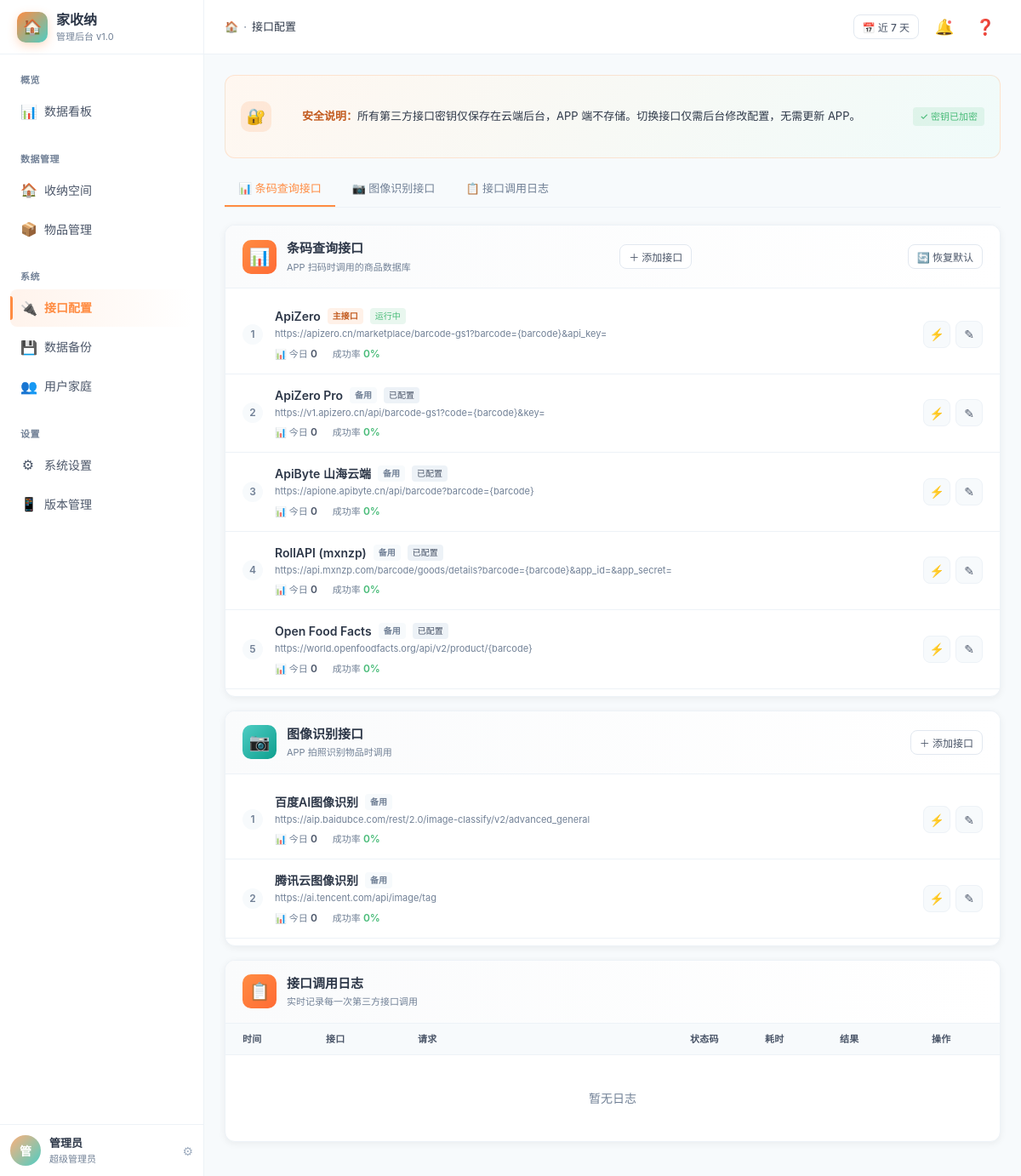
Screenshot of /web-admin/index.php?p=api-config (signed in) with the database file from the repository.
### tables this page shows
CREATE TABLE IF NOT EXISTS `sys_user` (
    `id` INT UNSIGNED NOT NULL AUTO_INCREMENT,
    `username` VARCHAR(50) NOT NULL COMMENT '用户名',
    `password` VARCHAR(255) NOT NULL COMMENT '密码(bcrypt)',
    `nickname` VARCHAR(50) DEFAULT '' COMMENT '昵称',
    `phone` VARCHAR(20) DEFAULT '' COMMENT '手机号',
    `avatar` VARCHAR(255) DEFAULT '' COMMENT '头像路径',
    `role` TINYINT NOT NULL DEFAULT 2 COMMENT '角色: 1=管理员 2=普通用户',
    `status` TINYINT NOT NULL DEFAULT 1 COMMENT '状态: 0=禁用 1=正常',
    `token` VARCHAR(255) DEFAULT '' COMMENT 'JWT Token',
    `token_expire` INT UNSIGNED DEFAULT 0 COMMENT 'Token过期时间戳',
    `last_login_time` INT UNSIGNED DEFAULT 0 COMMENT '最后登录时间',
    `last_login_ip` VARCHAR(45) DEFAULT '' COMMENT '最后登录IP',
    `created_at` INT UNSIGNED NOT NULL COMMENT '创建时间',
    `updated_at` INT UNSIGNED NOT NULL COMMENT '更新时间',
    PRIMARY KEY (`id`),
    UNIQUE KEY `uk_username` (`username`),
    KEY `idx_phone` (`phone`)
);

CREATE TABLE IF NOT EXISTS `api_config` (
    `id` INT UNSIGNED NOT NULL AUTO_INCREMENT,
    `type` VARCHAR(30) NOT NULL COMMENT '接口类型: barcode/image',
    `name` VARCHAR(100) NOT NULL COMMENT '服务商名称',
    `api_url` VARCHAR(500) NOT NULL COMMENT '接口地址',
    `api_key` VARCHAR(255) DEFAULT '' COMMENT 'API Key',
    `api_secret` VARCHAR(255) DEFAULT '' COMMENT 'API Secret',
    `extra_params` TEXT COMMENT '额外参数(JSON)',
    `is_active` TINYINT NOT NULL DEFAULT 0 COMMENT '是否启用',
    `priority` INT NOT NULL DEFAULT 0 COMMENT '优先级(越大越优先)',
    `total_calls` INT UNSIGNED NOT NULL DEFAULT 0 COMMENT '总调用次数',
    `success_calls` INT UNSIGNED NOT NULL DEFAULT 0 COMMENT '成功次数',
    `last_call_time` INT UNSIGNED DEFAULT 0 COMMENT '最后调用时间',
    `created_at` INT UNSIGNED NOT NULL COMMENT '创建时间',
    `updated_at` INT UNSIGNED NOT NULL COMMENT '更新时间',
    PRIMARY KEY (`id`),
    KEY `idx_type_active` (`type`, `is_active`)
);

### web-admin/index.php (called while the page is built, shortened)
<?php
require __DIR__ . '/layout.php';

### web-admin/pages/api-config.php (the view, shortened to what this page needs)
<?php
$db = getDB();
$barcodeApis = $db->query("SELECT * FROM api_config WHERE type = 'barcode' ORDER BY priority DESC")->fetchAll();
$imageApis = $db->query("SELECT * FROM api_config WHERE type = 'image' ORDER BY priority DESC")->fetchAll();
$logs = $db->query("SELECT * FROM api_log ORDER BY created_at DESC LIMIT 20")->fetchAll();
?>
<div class="alert-banner">
    <div class="icon">🔐</div>
    <div class="content">
        <strong>安全说明：</strong>所有第三方接口密钥仅保存在云端后台，APP 端不存储。切换接口仅需后台修改配置，无需更新 APP。
    </div>
    <span class="tag tag-green" style="font-size:11px">✓ 密钥已加密</span>
</div>
<div class="tabs">
    <div class="tab active">📊 条码查询接口</div>
    <div class="tab">📷 图像识别接口</div>
    <div class="tab">📋 接口调用日志</div>
</div>
<div class="api-card">
    <div class="api-card-header">
        <div class="api-card-title">
            <div class="api-icon barcode">📊</div>
            <div>
                <h3>条码查询接口</h3>
                <p>APP 扫码时调用的商品数据库</p>
            </div>
        </div>
        <button class="btn btn-outline btn-sm" onclick="showAddApi('barcode')">＋ 添加接口</button>
        <form method="POST" style="display:inline;margin-left:8px">
            <button type="submit" class="btn btn-outline btn-sm" onclick="return confirm('将删除所有现有接口并恢复默认配置，确定继续？')">🔄 恢复默认</button>
        </form>
    </div>
    <div class="channel-list">
        <?php foreach ($barcodeApis as $idx => $api): ?>
        <div class="channel-item">
            <div class="channel-rank"><?= $idx + 1 ?></div>
            <div class="channel-info">
                <div class="channel-name">
                    <?= htmlspecialchars($api['name']) ?>
                    <?php if ($api['is_active']): ?>
                        <span class="badge-main">主接口</span>
                    <?php else: ?>
                        <span class="badge-backup">备用</span>
                    <?php endif; ?>
                    <?php if ($api['is_active']): ?>
                        <span class="tag tag-green" style="font-size:10px;padding:2px 6px">运行中</span>
                    <?php else: ?>
                        <span class="tag tag-gray" style="font-size:10px;padding:2px 6px">已配置</span>
                    <?php endif; ?>
                </div>
                <div class="channel-desc"><?= htmlspecialchars($api['api_url']) ?></div>
                <div class="channel-stats">
                    <span>📊 今日 <strong><?= $api['total_calls'] ?></strong></span>
                    <span>成功率 <strong class="green"><?= $api['total_calls'] > 0 ? round($api['success_calls']/$api['total_calls']*100) : 0 ?>%</strong></span>
                </div>
            </div>
            <div class="channel-actions">
                <form method="POST" style="display:inline">
                    <button type="submit" class="icon-mini" title="测试连接">⚡</button>
                </form>
                <div class="icon-mini" title="编辑" onclick="toggleEdit(<?= $api['id'] ?>)">✎</div>
            </div>
        </div>
        <?php endforeach; ?>
    </div>
</div>
<div class="api-card">
    <div class="api-card-header">
        <div class="api-card-title">
            <div class="api-icon image">📷</div>
            <div>
                <h3>图像识别接口</h3>
                <p>APP 拍照识别物品时调用</p>
            </div>
        </div>
        <button class="btn btn-outline btn-sm" onclick="showAddApi('image')">＋ 添加接口</button>
    </div>
    <div class="channel-list">
        <?php foreach ($imageApis as $idx => $api): ?>
        <div class="channel-item">
            <div class="channel-rank"><?= $idx + 1 ?></div>
            <div class="channel-info">
                <div class="channel-name">
                    <?= htmlspecialchars($api['name']) ?>
                    <?php if ($api['is_active']): ?>
                        <span class="badge-main">主接口</span>
                    <?php else: ?>
                        <span class="badge-backup">备用</span>
                    <?php endif; ?>
                </div>
                <div class="channel-desc"><?= htmlspecialchars($api['api_url']) ?></div>
                <div class="channel-stats">
                    <span>📊 今日 <strong><?= $api['total_calls'] ?></strong></span>
                    <span>成功率 <strong class="green"><?= $api['total_calls'] > 0 ? round($api['success_calls']/$api['total_calls']*100) : 0 ?>%</strong></span>
                </div>
            </div>
            <div class="channel-actions">
                <form method="POST" style="display:inline">
                    <button type="submit" class="icon-mini" title="测试连接">⚡</button>
                </form>
                <div class="icon-mini" title="编辑" onclick="toggleEdit(<?= $api['id'] ?>)">✎</div>
            </div>
        </div>
        <?php endforeach; ?>
    </div>
</div>
<div class="api-card">
    <div class="api-card-header">
        <div class="api-card-title">
            <div class="api-icon barcode">📋</div>
            <div>
                <h3>接口调用日志</h3>
                <p>实时记录每一次第三方接口调用</p>
            </div>
        </div>
    </div>
    <div class="log-table">
        <div class="log-row head">
            <div>时间</div>
            <div>接口</div>
            <div>请求</div>
            <div>状态码</div>
            <div>耗时</div>
            <div>结果</div>
            <div>操作</div>
        </div>
        <?php if (empty($logs)): ?>
        <div style="padding:40px;text-align:center;color:#718096">暂无日志</div>
        <?php else: foreach ($logs as $log): ?>
        <div class="log-row" style="<?= $log['status'] ? '' : 'background:rgba(245,101,101,.04)' ?>">
            <div style="font-family:monospace;color:#718096"><?= date('H:i:s', $log['created_at']) ?></div>
            <div><span class="log-method"><?= strtoupper($log['type'] ?? 'GET') ?></span></div>
            <div style="font-size:11px;font-family:monospace;color:#4A5568;overflow:hidden;text-overflow:ellipsis;white-space:nowrap"><?= htmlspecialchars($log['request_url'] ?? '-') ?></div>
            <div style="font-family:monospace"><strong><?= $log['status'] ? '200' : '500' ?></strong></div>
            <div style="font-family:monospace;color:<?= ($log['duration'] ?? 0) < 500 ? '#48BB78' : '#ED8936' ?>"><?= $log['duration'] ?? 0 ?>ms</div>
            <div><span class="log-status <?= $log['status'] ? 'success' : 'failed' ?>"><?= $log['status'] ? '✓ 成功' : '✗ 失败' ?></span></div>
            <div>-</div>
        </div>
        <?php endforeach; endif; ?>
    </div>
</div>

### web-admin/layout.php (shortened to what this page needs)
<?php
$db = getDB();
$admin = $db->prepare("SELECT * FROM sys_user WHERE id = ?");
$admin->execute([$_SESSION['admin_id']]);
$admin = $admin->fetch();
$currentPage = $_GET['p'] ?? 'dashboard';
$navGroups = [
    '概览' => [
        ['p' => 'dashboard', 'icon' => '📊', 'label' => '数据看板'],
    ],
    '数据管理' => [
        ['p' => 'spaces', 'icon' => '🏠', 'label' => '收纳空间'],
        ['p' => 'items', 'icon' => '📦', 'label' => '物品管理'],
    ],
    '系统' => [
        ['p' => 'api-config', 'icon' => '🔌', 'label' => '接口配置'],
        ['p' => 'backup', 'icon' => '💾', 'label' => '数据备份'],
        ['p' => 'users', 'icon' => '👥', 'label' => '用户家庭'],
    ],
    '设置' => [
        ['p' => 'settings', 'icon' => '⚙', 'label' => '系统设置'],
        ['p' => 'version', 'icon' => '📱', 'label' => '版本管理'],
    ],
];
$pageTitles = [
    'dashboard' => '数据看板',
    'items' => '物品管理',
    'spaces' => '收纳空间',
    'api-config' => '接口配置',
    'backup' => '数据备份',
    'users' => '用户家庭',
    'settings' => '系统设置',
    'version' => '版本信息',
];
$pageTitle = $pageTitles[$currentPage] ?? '管理后台';
?>
<!DOCTYPE html>
<html lang="zh-CN">
<head>
    <link rel="stylesheet" href="assets/css/common.css">
</head>
<body>
<div class="app">
    <aside class="sidebar">
        <div class="sidebar-header">
            <div class="sidebar-logo">🏠</div>
            <div>
                <div class="sidebar-title">家收纳</div>
                <div class="sidebar-subtitle">管理后台 v1.0</div>
            </div>
        </div>
        <nav class="sidebar-nav">
            <?php foreach ($navGroups as $groupTitle => $items): ?>
            <div class="nav-group">
                <div class="nav-group-title"><?= $groupTitle ?></div>
                <?php foreach ($items as $item): ?>
                <a class="nav-item <?= $currentPage === $item['p'] ? 'active' : '' ?>" href="?p=<?= $item['p'] ?>">
                    <span class="nav-icon"><?= $item['icon'] ?></span>
                    <span><?= $item['label'] ?></span>
                </a>
                <?php endforeach; ?>
            </div>
            <?php endforeach; ?>
        </nav>
        <div class="sidebar-footer">
            <div class="avatar"><?= mb_substr(htmlspecialchars($admin['nickname'] ?: $admin['username']), 0, 1) ?></div>
            <div class="user-info">
                <div class="user-name"><?= htmlspecialchars($admin['nickname'] ?: $admin['username']) ?></div>
                <div class="user-role"><?= $admin['role'] == 1 ? '超级管理员' : '管理员' ?></div>
            </div>
            <span style="color:#A0AEC0;cursor:pointer">⚙</span>
        </div>
    </aside>
    <main class="main">
        <header class="topbar">
            <div class="breadcrumb">
                <span>🏠</span>
                <span>·</span>
                <span class="current"><?= htmlspecialchars($pageTitle) ?></span>
            </div>
            <div class="topbar-actions">
                <button class="btn btn-outline btn-sm">📅 近 7 天</button>
                <button class="icon-btn">🔔<span class="dot"></span></button>
                <button class="icon-btn">❓</button>
            </div>
        </header>
        <div class="content">
            <?php include "pages/{$currentPage}.php"; ?>
        </div>
    </main>
</div>
</body>
</html>

### web-admin/pages/api-config.php (style rules this page uses)
.alert-banner { background:linear-gradient(135deg,#FFF7F0 0%,#F0FBFA 100%);border:1px solid rgba(255,140,66,.2);border-radius:var(--radius);padding:14px 18px;margin-bottom:16px;display:flex;align-items:center;gap:12px }
.alert-banner .icon { width:36px;height:36px;border-radius:10px;background:rgba(255,140,66,.15);color:#FF8C42;display:flex;align-items:center;justify-content:center;font-size:18px;flex-shrink:0 }
.alert-banner .content { flex:1;font-size:13px;line-height:1.5 }
.alert-banner .content strong { color:#C25A1E }
.api-card { background:#fff;border-radius:var(--radius);border:1px solid var(--border-2);box-shadow:var(--shadow);margin-bottom:16px;overflow:hidden }
.api-card-header { padding:16px 20px;display:flex;align-items:center;justify-content:space-between;border-bottom:1px solid var(--border-2);background:linear-gradient(90deg,#FAFBFC 0%,#fff 100%) }
.api-card-title { display:flex;align-items:center;gap:12px }
.api-icon { width:40px;height:40px;border-radius:10px;display:flex;align-items:center;justify-content:center;font-size:20px;color:#fff }
.api-icon.barcode { background:linear-gradient(135deg,#FF8C42,#FF6B35) }
.api-icon.image { background:linear-gradient(135deg,#4ECDC4,#0E9F8E) }
.api-card-title h3 { font-size:15px;font-weight:600 }
.api-card-title p { font-size:11px;color:#718096;margin-top:2px }
.channel-list { padding:8px 0 }
.channel-item { padding:14px 20px;display:flex;align-items:center;gap:14px;border-bottom:1px solid var(--border-2);transition:all .15s }
.channel-rank { width:24px;height:24px;border-radius:50%;background:#F7FAFC;color:#718096;display:flex;align-items:center;justify-content:center;font-size:12px;font-weight:600;flex-shrink:0 }
.channel-info { flex:1;min-width:0 }
.channel-name { font-size:14px;font-weight:600;display:flex;align-items:center;gap:8px }
.channel-name .badge-main { font-size:10px;padding:2px 6px;border-radius:4px;background:rgba(255,140,66,.12);color:#C25A1E;font-weight:600 }
.channel-name .badge-backup { font-size:10px;padding:2px 6px;border-radius:4px;background:#F7FAFC;color:#718096;font-weight:600 }
.channel-desc { font-size:11px;color:#718096;margin-top:2px }
.channel-stats { display:flex;gap:18px;font-size:11px;color:#718096;margin-top:6px }
.channel-stats strong { color:#4A5568;font-weight:600;font-size:12px }
.channel-stats .green { color:#48BB78 }
.channel-actions { display:flex;gap:6px;flex-shrink:0 }
.channel-actions .icon-mini { width:32px;height:32px;border-radius:8px;background:#F7FAFC;color:#4A5568;display:flex;align-items:center;justify-content:center;font-size:14px;cursor:pointer;transition:all .15s;border:1px solid var(--border-2) }
.log-row { display:grid;grid-template-columns:90px 100px 1fr 80px 80px 100px 60px;gap:8px;padding:10px 20px;align-items:center;border-bottom:1px solid var(--border-2);font-size:12px }
.log-row.head { background:#F7FAFC;font-weight:600;color:#4A5568;font-size:11px;text-transform:uppercase;letter-spacing:.3px }

### rows the page displays
sys_user: nickname "管", nickname "管理员"
api_config: name "ApiZero", is_active "主接口", api_url "https://apizero.cn/marketplace/barcode-gs1?barcode={barcode}&api_key=", total_calls "0"
api_config: name "ApiZero Pro", is_active "备用", api_url "https://v1.apizero.cn/api/barcode-gs1?code={barcode}&key=", total_calls "0"
api_config: name "ApiByte 山海云端", is_active "备用", api_url "https://apione.apibyte.cn/api/barcode?barcode={barcode}", total_calls "0"
api_config: name "RollAPI (mxnzp)", is_active "备用", api_url "https://api.mxnzp.com/barcode/goods/details?barcode={barcode}&app_id=&app_secret=", total_calls "0"
api_config: name "Open Food Facts", is_active "备用", api_url "https://world.openfoodfacts.org/api/v2/product/{barcode}", total_calls "0"
api_config: name "百度AI图像识别", is_active "备用", api_url "https://aip.baidubce.com/rest/2.0/image-classify/v2/advanced_general", total_calls "0"
api_config: name "腾讯云图像识别", is_active "备用", api_url "https://ai.tencent.com/api/image/tag", total_calls "0"

### other values shown
$groupTitle "概览"
$item['icon'] "📊"
$item['label'] "数据看板"
$groupTitle "数据管理"
$item['icon'] "🏠"
$item['label'] "收纳空间"
$item['icon'] "📦"
$item['label'] "物品管理"
$groupTitle "系统"
$item['icon'] "🔌"
$item['label'] "接口配置"
$item['icon'] "💾"
$item['label'] "数据备份"
$item['icon'] "👥"
$item['label'] "用户家庭"
